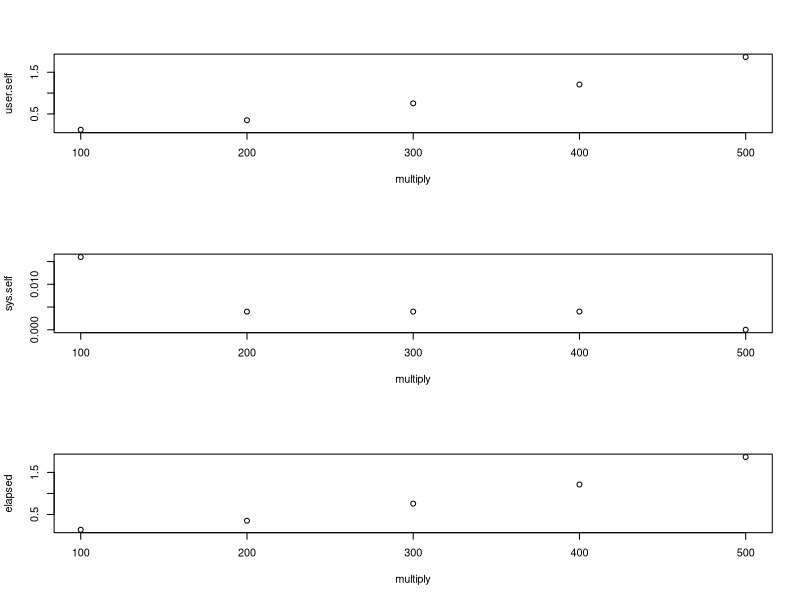

Write R code to recreate this figure.
##Rene's Request##
#function for creating and expanding dataset
dataEXP <- function(multiply , data){
    df <- data.frame()
    i = 1
    while(i < ( multiply + 1 )){
        df <- rbind.data.frame(df,data)
        i <- i + 1
    }
    return(df)
}

#function for creating an iterating variable by 100
iterateBYHUNDRED <- function(end){
    x <- c()
    for(i in 1:end){
        x <- c(x,100*i)
    }
    return(x)
}


#function for fitting a glm and getting performance data output
extraCGLMtPERFORMACE <- function(){
    perf <- data.frame()
    for(i in 1:length(iterator <- iterateBYHUNDRED(end = 5))){
        ptm <- proc.time()
        model <- glm(mpg ~ ., family = gaussian, data = dataEXP(multiply = iterator[i], data = mtcars))
        perf <- rbind(perf, cbind(
            multiply = iterator[i]
            ,user.self = (proc.time() - ptm)[[1]]
            ,sys.self = (proc.time() - ptm)[[2]]
            ,elapsed = (proc.time() - ptm)[[3]]
        )
        )
    }
    return(perf)
}


#function for plotting GLM Performance measures
plotDATA <- function(xaxis, data){
    par(mfrow=c((length(colnames(data))-1),1))
    for(i in 1:(length(colnames(data))-1)){
        plot(data[[(colnames(data)[!colnames(data)%in%xaxis])[i]]] ~ data[[xaxis]]
             , ylab = (colnames(data)[!colnames(data)%in%xaxis])[i]
             , xlab = xaxis)
    }  
}

#function to wrap everthing up
plotDATA(xaxis = "multiply", data = extraCGLMtPERFORMACE())